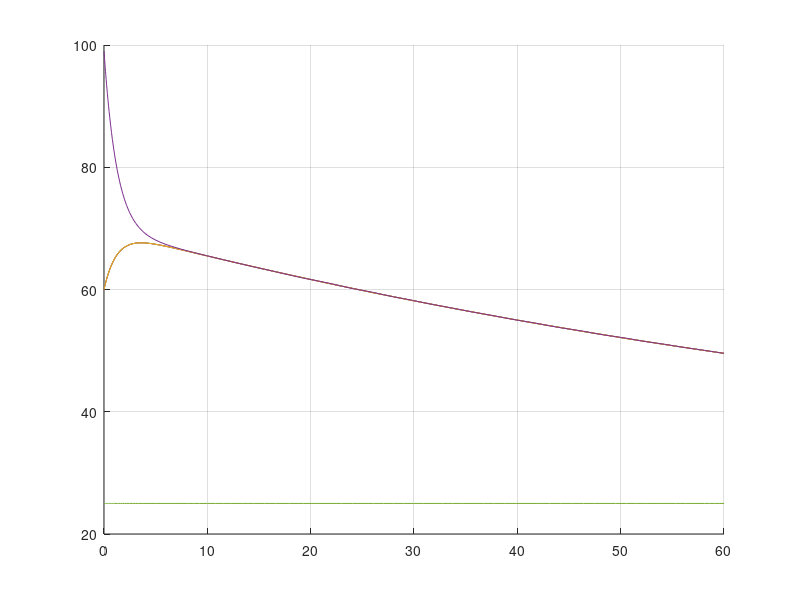

Source code (MATLAB):
% Modeled as a voltage - resistor network
% Qdot = current, T = voltage
% Qdot_vec = R_matrix * Voltage_vec
% 
clear all; clc; close all; format shortg;

Rc = 0.05;
Rl = 0.2;
Rg = 0.01;

R = [-(Rg + 2*Rc + Rl) Rc               Rc              Rl          Rg;
       Rc             -(Rg + 2*Rc + Rl) Rc              Rl          Rg;
       Rc              Rc             -(Rg + 2*Rc + Rl) Rl          Rg;
       Rl              Rl               Rl             -(3*Rl + Rg) Rg;
       0               0                0               0           0 ]

% initial temperatures
% TODO: Convert to initial thermal energies (Q = m*cp*T)
T_0 = [60   % Heater 1
       60   % Heater 2
       60   % Heater 2
       99   % Lepton
       25]; % Ground temp


[t, y] = ode45(@(t, T) R*T, [0, 60], T_0)


figure; hold on; grid on;
for i = 1:length(T_0)
    plot(t, y(:, i))
end
